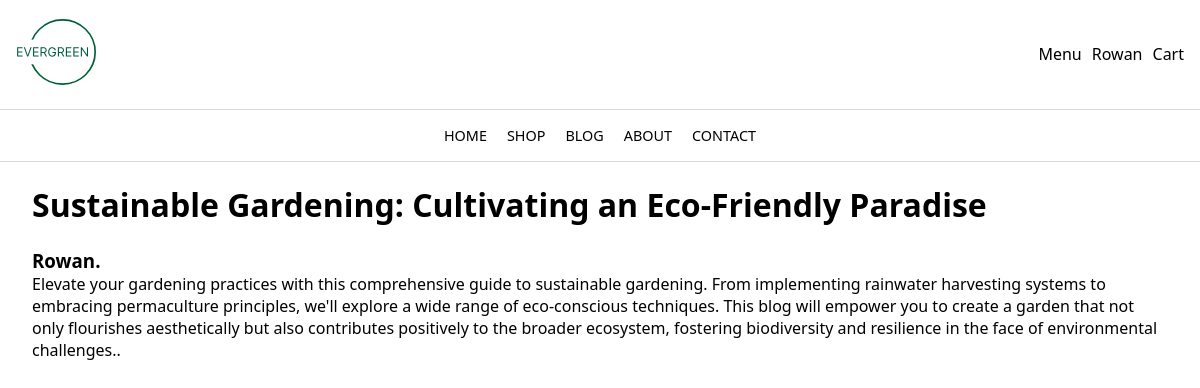
The app's page /Myblogs/blog_details.php?blog_id=d1631b5f-8a88-11ee-9dfa-50ebf6b6af3a (signed in) with its own data.
### tables this page shows
CREATE TABLE `blogs` (
  `blog_id` char(36) NOT NULL,
  `blogCreator_id` char(36) NOT NULL,
  `blogCreator_name` varchar(255) NOT NULL,
  `blog_title` varchar(255) DEFAULT NULL,
  `blog_content` text DEFAULT NULL,
  `blog_rating` int(11) DEFAULT NULL
);

### Myblogs/blog_details.php (the view, shortened to what this page needs)
<?php
$blog_id = isset($_GET['blog_id']) ? $_GET['blog_id'] : '';
$host = 'localhost';
$dbname = 'evergreen';
$user = 'root';
$password = '';
$conn = new mysqli($host, $user, $password, $dbname);
$blog_id = $conn->real_escape_string($blog_id);
$sqlBlogDetails = "SELECT * FROM blogs WHERE blog_id = '$blog_id'";
$result = $conn->query($sqlBlogDetails);
if ($result && $result->num_rows > 0) {
    $blog = $result->fetch_assoc();
} else {
    die("Blog not found");
}
?>
<!DOCTYPE html>
<html>
<head>
    <link rel="stylesheet" href="../global.css">
</head>
<body>
    <?php require '../Components/navbar.php'; ?>
    <div class='id_container'>
        <div class='content'>
            <h1><?php echo $blog['blog_title']; ?></h1>
            <h3><?php echo $blog['blogCreator_name']; ?>.</h3>
            <p><?php echo $blog['blog_content']; ?>.</p>
        </div>
    </div>
</body>
</html>

### global.css (style rules this page uses)
* { box-sizing: border-box; }
body { margin: 0px; font-family: system-ui, -apple-system, BlinkMacSystemFont, 'Segoe UI', Roboto, Oxygen, Ubuntu, Cantarell, 'Open Sans', 'Helvetica Neue', sans-serif; }
p { margin: 0px; }
h3 { margin: 0px; }
.id_container { margin: 0rem 2rem; position: relative; }
.content { position: absolute; z-index: 2; }

### records on screen
blogs: blog_title "Sustainable Gardening: Cultivating an Eco-Friendly Paradise", blogCreator_name "Rowan", blog_content "Elevate your gardening practices with this comprehensive guide to sustainable gardening. From implementing rainwater harvesting systems to embracing permaculture principles, we'll explore a wide range of eco-conscious techniques. This blog will empower you to create a garden that not only flourishes aesthetically but also contributes positively to the broader ecosystem, fostering biodiversity and resilience in the face of environmental challenges."

### other values on screen
$_SESSION["current_firstname"] "Rowan"
